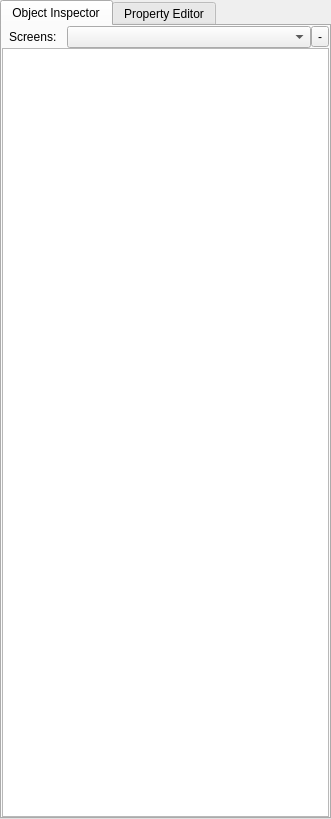
<?xml version="1.0" encoding="UTF-8"?>
<ui version="4.0">
 <class>TrickplayInspector</class>
 <widget class="QWidget" name="TrickplayInspector">
  <property name="geometry">
   <rect>
    <x>0</x>
    <y>0</y>
    <width>331</width>
    <height>819</height>
   </rect>
  </property>
  <property name="sizePolicy">
   <sizepolicy hsizetype="Expanding" vsizetype="Expanding">
    <horstretch>0</horstretch>
    <verstretch>0</verstretch>
   </sizepolicy>
  </property>
  <property name="font">
   <font>
    <pointsize>9</pointsize>
   </font>
  </property>
  <property name="windowTitle">
   <string>Form</string>
  </property>
  <layout class="QGridLayout" name="gridLayout">
   <property name="margin">
    <number>0</number>
   </property>
   <property name="spacing">
    <number>0</number>
   </property>
   <item row="0" column="0">
    <widget class="QTabWidget" name="tabWidget">
     <property name="sizePolicy">
      <sizepolicy hsizetype="Expanding" vsizetype="Expanding">
       <horstretch>0</horstretch>
       <verstretch>0</verstretch>
      </sizepolicy>
     </property>
     <property name="font">
      <font>
       <pointsize>9</pointsize>
      </font>
     </property>
     <property name="mouseTracking">
      <bool>true</bool>
     </property>
     <property name="tabPosition">
      <enum>QTabWidget::North</enum>
     </property>
     <property name="tabShape">
      <enum>QTabWidget::Rounded</enum>
     </property>
     <property name="currentIndex">
      <number>0</number>
     </property>
     <widget class="QWidget" name="ObjectInspector">
      <property name="sizePolicy">
       <sizepolicy hsizetype="Expanding" vsizetype="Expanding">
        <horstretch>0</horstretch>
        <verstretch>0</verstretch>
       </sizepolicy>
      </property>
      <attribute name="title">
       <string>Object Inspector</string>
      </attribute>
      <layout class="QGridLayout" name="gridLayout_3">
       <property name="margin">
        <number>0</number>
       </property>
       <property name="spacing">
        <number>0</number>
       </property>
       <item row="2" column="0">
        <widget class="QTreeView" name="inspector">
         <property name="dragEnabled">
          <bool>false</bool>
         </property>
         <property name="dragDropMode">
          <enum>QAbstractItemView::NoDragDrop</enum>
         </property>
         <property name="defaultDropAction">
          <enum>Qt::MoveAction</enum>
         </property>
         <property name="selectionMode">
          <enum>QAbstractItemView::ExtendedSelection</enum>
         </property>
        </widget>
       </item>
       <item row="1" column="0">
        <layout class="QGridLayout" name="gridLayout_4">
         <item row="0" column="2">
          <widget class="QToolButton" name="deleteScreen">
           <property name="text">
            <string>-</string>
           </property>
          </widget>
         </item>
         <item row="0" column="1">
          <widget class="QComboBox" name="screenCombo"/>
         </item>
         <item row="0" column="0">
          <widget class="QLabel" name="label">
           <property name="sizePolicy">
            <sizepolicy hsizetype="Fixed" vsizetype="Fixed">
             <horstretch>0</horstretch>
             <verstretch>0</verstretch>
            </sizepolicy>
           </property>
           <property name="lineWidth">
            <number>1</number>
           </property>
           <property name="text">
            <string>Screens:   </string>
           </property>
           <property name="indent">
            <number>7</number>
           </property>
          </widget>
         </item>
        </layout>
       </item>
      </layout>
     </widget>
     <widget class="QWidget" name="PropertyEditor">
      <property name="enabled">
       <bool>true</bool>
      </property>
      <property name="sizePolicy">
       <sizepolicy hsizetype="Expanding" vsizetype="Expanding">
        <horstretch>0</horstretch>
        <verstretch>0</verstretch>
       </sizepolicy>
      </property>
      <attribute name="title">
       <string>Property Editor</string>
      </attribute>
      <layout class="QGridLayout" name="gridLayout_2">
       <property name="margin">
        <number>0</number>
       </property>
       <property name="spacing">
        <number>0</number>
       </property>
       <item row="2" column="0">
        <widget class="QTreeWidget" name="property">
         <property name="font">
          <font>
           <family>Ubuntu</family>
           <pointsize>9</pointsize>
          </font>
         </property>
         <property name="selectionMode">
          <enum>QAbstractItemView::SingleSelection</enum>
         </property>
         <attribute name="headerDefaultSectionSize">
          <number>100</number>
         </attribute>
         <column>
          <property name="text">
           <string notr="true">1</string>
          </property>
         </column>
        </widget>
       </item>
       <item row="0" column="0">
        <layout class="QGridLayout" name="inspectorTitleLayout">
         <property name="topMargin">
          <number>3</number>
         </property>
         <property name="bottomMargin">
          <number>3</number>
         </property>
         <property name="spacing">
          <number>0</number>
         </property>
         <item row="0" column="0">
          <widget class="QLabel" name="inspectorTitle">
           <property name="font">
            <font>
             <pointsize>10</pointsize>
            </font>
           </property>
           <property name="text">
            <string>  Inspector:</string>
           </property>
          </widget>
         </item>
        </layout>
       </item>
      </layout>
     </widget>
    </widget>
   </item>
  </layout>
 </widget>
 <resources/>
 <connections/>
</ui>
